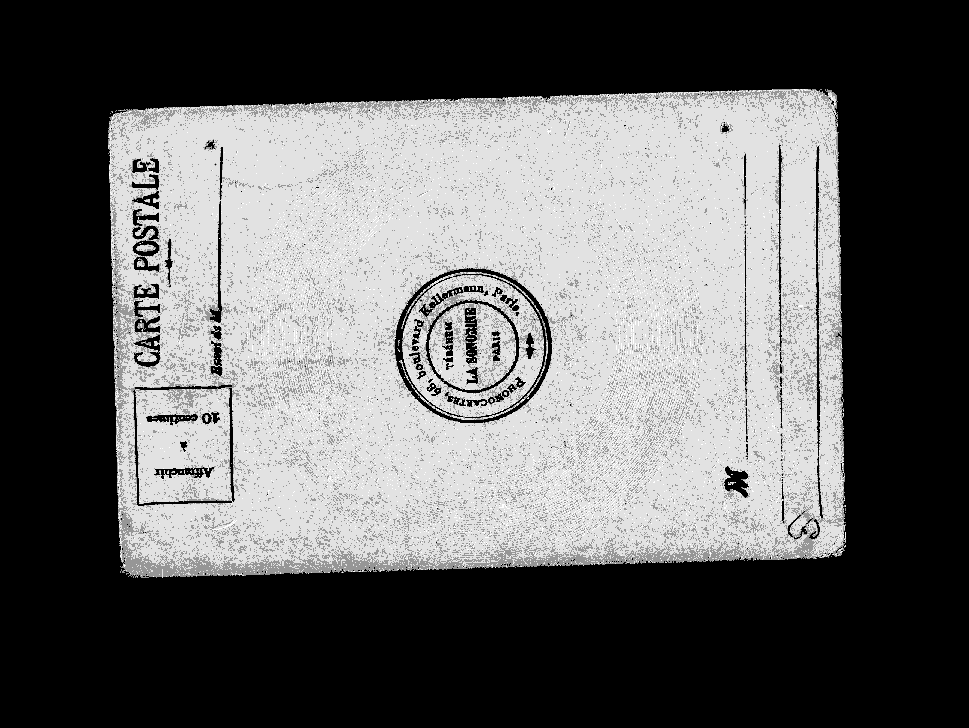
#> input picture images/16-bit-bw.tiff, 969 x 728 px, shrunk from 2582 x 1940 before the run
$ python create_hist.py images/16-bit-bw.tiff
#> lines starting #> are read from the running program, lines starting #| are printed output that depends on the picture
# *****************************************************************************
#  creat_hist.py
#  Author: Kevin Feng
#  Description:
#   outputs histogram for selected image
# *****************************************************************************

import cv2
import math
import numpy as np
from sys import argv, stderr, exit
from matplotlib import pyplot as plt

def create_hist_from_img(img):
    plt.hist(img.ravel(),256,[0,256])
    plt.show()


def main(argv):
    args = argv[1:]
    if len(args) != 1:
        print("Usage: python create_hist.py [img_path]", file=stderr)
    rawpath = r'{}'.format(args[0])
    img = cv2.imread(rawpath, 0)
#> img is the input picture: shape (728, 969); min 0, max 255, mean 100.1

    # find histogram using numpy.ravel()
    create_hist_from_img(img)
#> in create_hist_from_img, `plt.show()`:
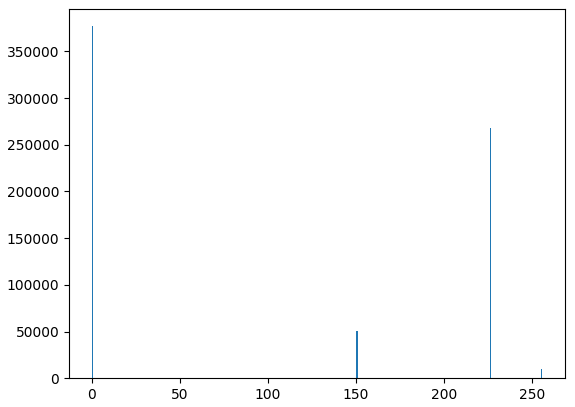
#> figure drawn by matplotlib, 1 panel; tallest bar 376913 high, from x = 0 to 1


# ----------------------------------------------------------------------------------

if __name__ == '__main__':
    main(argv)
